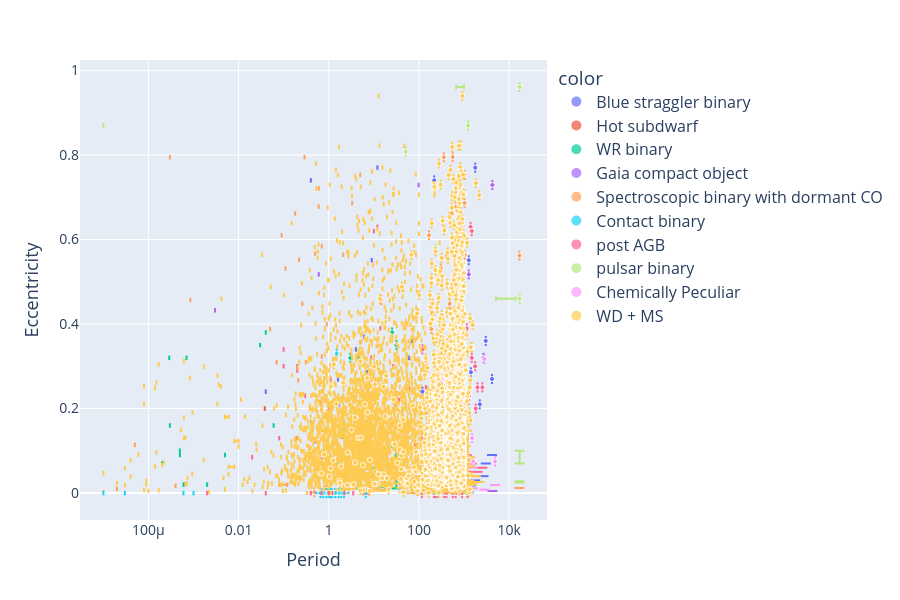

Notebook source saved alongside this figure:
### Code cell
# Plot q vs M1
plotly_vars("Period", "Eccentricity", catalog_data, data=data, logx=True)

### Figure 1 — Plotly figure (JSON) as saved in the notebook; plotly's stock layout.template omitted (floating-point values rounded to 4 significant figures; data arrays with more than 128 entries replaced by an {"elided": "..."} marker saying what was removed)
{"data": [{"customdata": [["Cl* NGC 188 PKM 451", "MS"], ["Cl* NGC 188 PKM 1888", "MS"], ["Cl* NGC 188 PKM 2679", "MS"], ["Cl* NGC 188 PKM 4348", "MS"], ["Cl* NGC 188 PKM 4540", "MS"], ["Cl* NGC 188 PKM 4581", "MS"], ["Cl* NGC 188 PKM 4589", "MS"], ["Cl* NGC 188 PKM 4970", "MS"], ["Cl* NGC 188 PKM 5325", "MS"], ["Cl* NGC 188 PKM 5350", "MS"], ["Cl* NGC 188 PKM 5379", "MS"], ["Cl* NGC 188 PKM 5434", "MS"], ["Cl* NGC 188 PKM 5671", "MS"], ["[NMM2020] WOCS 5011", "MS"], ["[NMM2020] WOCS 10011", "MS"], ["[NMM2020] WOCS 20009", "MS"], ["[NMM2020] WOCS 36011", "MS"]], "error_x": {"array": [-718.0, -2210.0, -1025.0, -1160.0, -2960.0, -545.1, -613.5, -1000.0, -1760.0, -687.0, -120.2, -1268.0, -1416.0, -2650.0, -511.0, -3960.0, -217.2], "arrayminus": [718.0, 2210.0, 1025.0, 1160.0, 2960.0, 545.1, 613.5, 1000.0, 1760.0, 687.0, 120.2, 1268.0, 1416.0, 2650.0, 511.0, 3960.0, 217.2]}, "error_y": {"array": [-0.31, -0.17, -0.02, -0.04, -0.29, -0.254, -0.17, -0.082, -0.74, -0.02, -0.21, -0.533, -0.268, -0.28, -0.3, -0.18, -0.65], "arrayminus": [0.31, 0.17, 0.02, 0.04, 0.29, 0.254, 0.17, 0.082, 0.74, 0.02, 0.21, 0.533, 0.268, 0.28, 0.3, 0.18, 0.65]}, "hovertemplate": "color=Blue straggler binary<br>Period=%{x}<br>Eccentricity=%{y}<br>size=%{marker.size}<br>System Name=%{customdata[0]}<br>Type1=%{customdata[1]}<extra></extra>", "legendgroup": "Blue straggler binary", "marker": {"color": "#636efa", "size": [5, 5, 5, 5, 5, 5, 5, 5, 5, 5, 5, 5, 5, 5, 5, 5, 5], "sizemode": "area", "sizeref": 0.2, "symbol": "circle"}, "mode": "markers", "name": "Blue straggler binary", "showlegend": true, "type": "scattergl", "x": [722.0, 2240.0, 1033.0, 1168.0, 3030.0, 546.7, 615.2, 1003.0, 1772.0, 690.0, 120.2, 1277.0, 1423.0, 2710.0, 517.0, 4190.0, 217.6], "xaxis": "x", "y": [0.34, 0.21, 0.07, 0.09, 0.36, 0.269, 0.21, 0.095, 0.77, 0.07, 0.24, 0.551, 0.286, 0.32, 0.37, 0.27, 0.74], "yaxis": "y"}, {"customdata": [["HD200310", "Be"]], "error_x": {"array": [-147.6], "arrayminus": [147.6]}, "error_y": {"array": [-0.19], "arrayminus": [0.19]}, "hovertemplate": "color=Hot subdwarf<br>Period=%{x}<br>Eccentricity=%{y}<br>size=%{marker.size}<br>System Name=%{customdata[0]}<br>Type1=%{customdata[1]}<extra></extra>", "legendgroup": "Hot subdwarf", "marker": {"color": "#EF553B", "size": [5], "sizemode": "area", "sizeref": 0.2, "symbol": "circle"}, "mode": "markers", "name": "Hot subdwarf", "showlegend": true, "type": "scattergl", "x": [147.6], "xaxis": "x", "y": [0.2], "yaxis": "y"}, {"customdata": [["BAT99 19", "O6 V"], ["BAT99 29", "B1.5 V"], ["BAT99 43", "O9 V"], ["BAT99 49", "O9 V"], ["BAT99 59", "O9 V"], ["BAT99 64", "O9 V"], ["BAT99 71", "O6.5 V"], ["BAT99 77", "O7.5 III"], ["BAT99 92", "O6 V"], ["BAT99 126", "O7 V"], ["SMC AB 3", "O-O9"], ["SMC AB 7", "O-O6 I"], ["SMC AB 8", "O-O4 V"]], "error_x": {"array": [-17.99, -2.201, -2.816, -31.66, -4.712, -37.53, -2.326, -3.003, -4.312, -25.46, -10.05, -19.56, -19.56], "arrayminus": [17.99, 2.201, 2.816, 31.66, 4.712, 37.53, 2.326, 3.003, 4.312, 25.46, 10.05, 19.56, 19.56]}, "error_y": {"array": [-0.006, -0.03, -0.02, -0.339, -0.24, -0.07, -0.01, -0.3, 0.0, -0.32, -0.03, -0.08, -0.08], "arrayminus": [0.006, 0.03, 0.02, 0.24, 0.24, 0.07, 0.01, 0.3, 0.0, 0.32, 0.03, 0.08, 0.08]}, "hovertemplate": "color=WR binary<br>Period=%{x}<br>Eccentricity=%{y}<br>size=%{marker.size}<br>System Name=%{customdata[0]}<br>Type1=%{customdata[1]}<extra></extra>", "legendgroup": "WR binary", "marker": {"color": "#00cc96", "size": [5, 5, 5, 5, 5, 5, 5, 5, 5, 5, 5, 5, 5], "sizemode": "area", "sizeref": 0.2, "symbol": "circle"}, "mode": "markers", "name": "WR binary", "showlegend": true, "type": "scattergl", "x": [17.99, 2.202, 2.816, 31.69, 4.713, 37.59, 2.326, 3.003, 4.312, 25.5, 10.05, 19.56, 19.56], "xaxis": "x", "y": [0.02, 0.16, 0.07, 0.35, 0.32, 0.16, 0.09, 0.32, 0.02, 0.38, 0.09, 0.1, 0.1], "yaxis": "y"}, {"customdata": [["Gaia BH1", "MS"], ["Gaia BH2", "RG"], ["Gaia BH3", "RG"], ["Gaia NS1", "MS"]], "error_x": {"array": [-185.4, -1276.0, -4155.0, -730.4], "arrayminus": [185.4, 1276.0, 4155.0, 730.4]}, "error_y": {"array": [-0.4323, -0.5167, -0.7243, -0.121], "arrayminus": [0.4323, 0.5167, 0.7243, 0.121]}, "hovertemplate": "color=Gaia compact object<br>Period=%{x}<br>Eccentricity=%{y}<br>size=%{marker.size}<br>System Name=%{customdata[0]}<br>Type1=%{customdata[1]}<extra></extra>", "legendgroup": "Gaia compact object", "marker": {"color": "#ab63fa", "size": [5, 5, 5, 5], "sizemode": "area", "sizeref": 0.2, "symbol": "circle"}, "mode": "markers", "name": "Gaia compact object", "showlegend": true, "type": "scattergl", "x": [185.4, 1277.0, 4253.0, 730.9], "xaxis": "x", "y": [0.4323, 0.5176, 0.7291, 0.123], "yaxis": "y"}, {"customdata": [["VFTS 243", "O7V"], ["NGC 3201 #12560", "MS"], ["HD 130298", "O6.5III"], ["G3425", "RG"], ["J0553-1349", "MS"], ["J2057-4742", "MS"], ["J1553-6846", "MS"], ["J2102+3703", "MS"], ["J0742-4749", "MS"], ["J0152-2049", "MS"], ["J0003-5604", "MS"], ["J1733+5808", "MS"], ["J1150-2203", "MS"], ["J1449+6919", "MS"], ["J0217-7541", "MS"], ["J0639-3655", "MS"], ["J1739+4502", "MS"], ["J0036-0932", "MS"], ["J1048+6547", "MS"], ["J2145+2837", "MS"], ["J2244-2236", "MS"], ["J0824+5254", "MS"], ["J0230+5950", "MS"], ["J0634+6256", "MS"], ["PSR B1820-11", "MS/WD?"], ["PSR J1954+2529", "MS/WD?"], ["2MASS J06163552", "MS"], ["56 UMa", "RG"], ["J0606+2132", "MS"], ["G3431", "MS"], ["G8441", "RG"], ["LAMOST J2354", "MS"], ["G4031", "MS"]], "error_x": {"array": [-10.4, -166.9, -14.63, -875.0, -189.0, -230.1, -310.1, -480.8, -497.2, -536.0, -561.5, -570.6, -631.6, -632.4, -635.4, -654.0, -656.8, -718.9, -822.0, -888.8, -937.8, -1023.0, -1024.0, -1044.0, -357.8, -82.72, -0.8666, -16470.0, -2.774, -120.4, -46.69, -0.4799, -137.3], "arrayminus": [10.4, 166.9, 14.63, 875.0, 189.0, 230.1, 310.1, 480.8, 497.2, 536.0, 561.5, 570.6, 631.6, 632.4, 635.4, 654.0, 656.8, 718.9, 822.0, 888.8, 937.8, 1023.0, 1024.0, 1044.0, 357.8, 82.72, 0.8666, 16510.0, 2.774, 120.4, 46.73, 0.4799, 137.4]}, "error_y": {"array": [-0.005, -0.59, -0.45, -0.04, -0.3872, -0.3069, -0.5293, -0.439, -0.164, -0.6605, -0.79, -0.3083, -0.548, -0.2658, -0.3195, -0.708, -0.6759, -0.3972, -0.348, -0.5805, -0.5655, -0.674, -0.742, -0.553, -0.7946, -0.114, 0.0, -0.55, 0.0, -0.1, 0.01, 0.0, -0.194], "arrayminus": [0.005, 0.59, 0.45, 0.04, 0.3872, 0.3069, 0.5293, 0.439, 0.164, 0.6605, 0.79, 0.3083, 0.548, 0.2658, 0.3195, 0.708, 0.6759, 0.3972, 0.348, 0.5805, 0.5655, 0.674, 0.742, 0.553, 0.7946, 0.114, 0.002, 0.55, 0.0, 0.11, 0.0, 0.0, 0.194]}, "hovertemplate": "color=Spectroscopic binary with dormant CO<br>Period=%{x}<br>Eccentricity=%{y}<br>size=%{marker.size}<br>System Name=%{customdata[0]}<br>Type1=%{customdata[1]}<extra></extra>", "legendgroup": "Spectroscopic binary with dormant CO", "marker": {"color": "#FFA15A", "size": [5, 5, 5, 5, 5, 5, 5, 5, 5, 5, 5, 5, 5, 5, 5, 5, 5, 5, 5, 5, 5, 5, 5, 5, 5, 5, 5, 5, 5, 5, 5, 5, 5], "sizemode": "area", "sizeref": 0.2, "symbol": "circle"}, "mode": "markers", "name": "Spectroscopic binary with dormant CO", "showlegend": true, "type": "scattergl", "x": [10.4, 167.0, 14.63, 877.0, 189.1, 230.2, 310.2, 481.0, 497.6, 536.1, 561.8, 570.9, 631.8, 632.6, 636.1, 654.6, 657.4, 719.8, 827.0, 889.5, 938.3, 1027.0, 1029.0, 1046.0, 357.8, 82.72, 0.8666, 16910.0, 2.774, 120.6, 46.81, 0.4799, 138.0], "xaxis": "x", "y": [0.017, 0.61, 0.457, 0.05, 0.3879, 0.3095, 0.5314, 0.448, 0.168, 0.6615, 0.795, 0.3093, 0.552, 0.2668, 0.3228, 0.721, 0.6777, 0.3993, 0.357, 0.584, 0.5666, 0.686, 0.753, 0.564, 0.7946, 0.114, 0.007, 0.562, 0.01, 0.13, 0.02, 0.002, 0.215], "yaxis": "y"}, {"customdata": [["LSS 3074", "O6-7:(f):, Contact"], ["MY Cam", "O4.5-6V, Contact"], ["TU Mus", "O7V, Contact"], ["V382 Cyg", "O6.5V((f)), Contact"], ["VFTS 352", "O4.5 V(n)((fc))z, Contact"], ["CT Tau", "B1V, Contact"], ["GU Mon", "B1V, Contact"], ["SV Cen", "B, Contact?"], ["V606 Cen", "B0.5V, Contact"], ["V701 Sco", "B1-1.5V, Contact"], ["V745 Cas", "B0V, Contact"], ["VFTS 066", "B0V, Contact"], ["RZ Pyx", "B5V, Contact"], ["V729 Cyg", "O6.5-7 Ia, Contact"], ["HD 64315B", "O9V, Contact"]], "error_x": {"array": [-2.185, -1.175, -1.387, -1.886, -1.124, -0.6668, -0.8966, -1.657, -1.495, -0.7619, -1.411, -1.141, -0.6562, -6.598, -1.019], "arrayminus": [2.185, 1.175, 1.387, 1.886, 1.124, 0.6668, 0.8966, 1.657, 1.495, 0.7619, 1.411, 1.141, 0.6562, 6.598, 1.019]}, "error_y": {"array": [0.0, 0.0, 0.0, 0.0, 0.0, 0.0, 0.0, 0.0, -0.26, 0.0, 0.0, 0.0, 0.0, 0.0, 0.0], "arrayminus": [0.0, 0.0, 0.0, 0.0, 0.0, 0.0, 0.0, 0.0, 0.26, 0.0, 0.0, 0.0, 0.0, 0.0, 0.0]}, "hovertemplate": "color=Contact binary<br>Period=%{x}<br>Eccentricity=%{y}<br>size=%{marker.size}<br>System Name=%{customdata[0]}<br>Type1=%{customdata[1]}<extra></extra>", "legendgroup": "Contact binary", "marker": {"color": "#19d3f3", "size": [5, 5, 5, 5, 5, 5, 5, 5, 5, 5, 5, 5, 5, 5, 5], "sizemode": "area", "sizeref": 0.2, "symbol": "circle"}, "mode": "markers", "name": "Contact binary", "showlegend": true, "type": "scattergl", "x": [2.185, 1.175, 1.387, 1.886, 1.124, 0.6668, 0.8966, 1.658, 1.495, 0.7619, 1.411, 1.141, 0.6563, 6.598, 1.019], "xaxis": "x", "y": [0.0, 0.0, 0.0, 0.0, 0.0, 0.0, 0.0, 0.0, 0.33, 0.0, 0.0, 0.0, 0.0, 0.0, 0.0], "yaxis": "y"}, {"customdata": [["89 Her", "MS?"], ["AC Her", "MS?"], ["BD+39 4926", "MS?"], ["BD+46 442", "MS?"], ["DY Ori", "MS?"], ["EP Lyr", "MS?"], ["HD 44179", "MS?"], ["HD 46703", "MS?"], ["HD 52961", "MS?"], ["HD 95767", "MS?"], ["HD 108015", "MS?"], ["HD 131356", "MS?"], ["HD 158616", "MS?"], ["HD 213985", "MS?"], ["HP Lyr", "MS?"], ["HR 4049", "MS?"], ["IRAS 05208-2035", "MS?"], ["IRAS 06165+3158", "MS?"], ["IRAS 06452-3456", "MS?"], ["IRAS 08544-4431", "MS?"], ["IRAS 09144-4933", "MS?"], ["IRAS 15469-5311", "MS?"], ["IRAS 16230-3410", "MS?"], ["IRAS 17038-4815", "MS?"], ["IRAS 19125+0343", "MS?"], ["IRAS 19135+3937", "MS?"], ["IRAS 19157-0247", "MS?"], ["RU Cen", "MS?"], ["SAO 173329", "MS?"], ["ST Pup", "MS?"], ["SX Cen", "MS?"], ["TW Cam", "MS?"], ["U Mon", "MS?"]], "error_x": {"array": [-288.9, -1188.0, -871.3, -140.8, -1212.0, -1137.0, -316.5, -597.2, -1288.0, -1928.0, -900.4, -1479.0, -362.3, -258.9, -1738.0, -430.5, -234.3, -261.9, -215.0, -500.1, -1735.0, -389.5, -646.3, -1382.0, -519.0, -126.9, -119.5, -1479.0, -115.9, -403.8, -556.7, -656.9, -2407.0], "arrayminus": [288.9, 1188.0, 871.3, 140.8, 1212.0, 1137.0, 316.5, 597.2, 1288.0, 1928.0, 900.4, 1479.0, 362.3, 258.9, 1738.0, 430.5, 234.3, 261.9, 215.0, 500.1, 1735.0, 389.5, 646.3, 1382.0, 519.0, 126.9, 119.5, 1479.0, 115.9, 403.8, 556.7, 656.9, 2407.0]}, "error_y": {"array": [-0.22, 0.05, -0.018, -0.08, -0.14, -0.3, -0.24, -0.28, -0.22, -0.2, 0.03, -0.28, 0.1, -0.16, -0.16, -0.29, 0.02, 0.05, 0.03, -0.18, -0.26, -0.06, 0.13, -0.57, -0.21, -0.1, -0.3, -0.55, 0.04, 0.04, 0.06, -0.21, -0.19], "arrayminus": [0.22, 0.0, 0.018, 0.08, 0.14, 0.3, 0.24, 0.28, 0.22, 0.2, 0.0, 0.28, 0.0, 0.16, 0.16, 0.29, 0.0, 0.0, 0.0, 0.18, 0.26, 0.06, 0.0, 0.57, 0.21, 0.1, 0.3, 0.55, 0.0, 0.0, 0.0, 0.21, 0.19]}, "hovertemplate": "color=post AGB<br>Period=%{x}<br>Eccentricity=%{y}<br>size=%{marker.size}<br>System Name=%{customdata[0]}<br>Type1=%{customdata[1]}<extra></extra>", "legendgroup": "post AGB", "marker": {"color": "#FF6692", "size": [5, 5, 5, 5, 5, 5, 5, 5, 5, 5, 5, 5, 5, 5, 5, 5, 5, 5, 5, 5, 5, 5, 5, 5, 5, 5, 5, 5, 5, 5, 5, 5, 5], "sizemode": "area", "sizeref": 0.2, "symbol": "circle"}, "mode": "markers", "name": "post AGB", "showlegend": true, "type": "scattergl", "x": [289.1, 1189.0, 871.7, 140.8, 1248.0, 1151.0, 317.6, 597.4, 1289.0, 1989.0, 906.3, 1488.0, 363.3, 259.6, 1818.0, 430.6, 234.4, 262.6, 215.4, 501.1, 1762.0, 390.2, 649.8, 1394.0, 519.7, 127.0, 119.6, 1489.0, 116.0, 406.0, 564.3, 662.2, 2550.0], "xaxis": "x", "y": [0.29, 0.0, 0.024, 0.085, 0.22, 0.39, 0.27, 0.3, 0.23, 0.25, 0.0, 0.32, 0.0, 0.21, 0.2, 0.3, 0.0, 0.0, 0.0, 0.2, 0.3, 0.08, 0.0, 0.63, 0.24, 0.13, 0.34, 0.62, 0.0, 0.0, 0.0, 0.25, 0.25], "yaxis": "y"}, {"customdata": [["PSR J0045-7319", "BIV"], ["PSR B1259-63", "Be"], ["PSR J1638-4725", "B"], ["PSR J2032+4127", "Be"], ["PSR J2108+4516", "O/Be"], ["PSR J0210+5845", "B6V"]], "error_x": {"array": [-51.17, -1237.0, -231.0, -16330.0, -269.4, -2567.0], "arrayminus": [51.17, 1237.0, 231.0, 16000.0, 269.4, 12060.0]}, "error_y": {"array": [-0.8079, -0.8699, -0.5789, -0.933, -0.08742, -0.36], "arrayminus": [0.8079, 0.8699, 0.5789, 0.936, 0.08742, 0.39]}, "hovertemplate": "color=pulsar binary<br>Period=%{x}<br>Eccentricity=%{y}<br>size=%{marker.size}<br>System Name=%{customdata[0]}<br>Type1=%{customdata[1]}<extra></extra>", "legendgroup": "pulsar binary", "marker": {"color": "#B6E880", "size": [5, 5, 5, 5, 5, 5], "sizemode": "area", "sizeref": 0.2, "symbol": "circle"}, "mode": "markers", "name": "pulsar binary", "showlegend": true, "type": "scattergl", "x": [51.17, 1237.0, 231.0, 17000.0, 269.4, 17180.0], "xaxis": "x", "y": [0.8079, 0.8699, 0.5789, 0.961, 0.08742, 0.46], "yaxis": "y"}, {"customdata": [["BD-10d4311", "sgCH"], ["BD-18d255", "dBa"], ["BD+18d5215", "dBa"], ["HD98991", "dBa"]], "error_x": {"array": [-4845.0, -1579.0, -1505.0, -2737.0], "arrayminus": [4845.0, 1579.0, 1505.0, 2737.0]}, "error_y": {"array": [-0.056, -0.064, -0.07, -0.309], "arrayminus": [0.056, 0.064, 0.07, 0.309]}, "hovertemplate": "color=Chemically Peculiar<br>Period=%{x}<br>Eccentricity=%{y}<br>size=%{marker.size}<br>System Name=%{customdata[0]}<br>Type1=%{customdata[1]}<extra></extra>", "legendgroup": "Chemically Peculiar", "marker": {"color": "#FF97FF", "size": [5, 5, 5, 5], "sizemode": "area", "sizeref": 0.2, "symbol": "circle"}, "mode": "markers", "name": "Chemically Peculiar", "showlegend": true, "type": "scattergl", "x": [4865.0, 1585.0, 1516.0, 2836.0], "xaxis": "x", "y": [0.075, 0.075, 0.13, 0.317], "yaxis": "y"}, {"customdata": {"elided": "3374x2 str values"}, "error_x": {"array": {"elided": "3374 float values"}, "arrayminus": {"elided": "3374 float values"}}, "error_y": {"array": {"elided": "3374 float values"}, "arrayminus": {"elided": "3374 float values"}}, "hovertemplate": "color=WD + MS<br>Period=%{x}<br>Eccentricity=%{y}<br>size=%{marker.size}<br>System Name=%{customdata[0]}<br>Type1=%{customdata[1]}<extra></extra>", "legendgroup": "WD + MS", "marker": {"color": "#FECB52", "size": {"elided": "3374 int values"}, "sizemode": "area", "sizeref": 0.2, "symbol": "circle"}, "mode": "markers", "name": "WD + MS", "showlegend": true, "type": "scattergl", "x": {"elided": "3374 float values"}, "xaxis": "x", "y": {"elided": "3374 float values"}, "yaxis": "y"}], "layout": {"height": 600, "legend": {"font": {"size": 16}, "itemsizing": "constant", "title": {"text": "color"}, "tracegroupgap": 0}, "margin": {"t": 60}, "width": 900, "xaxis": {"anchor": "y", "domain": [0, 1], "tickfont": {"size": 14}, "title": {"font": {"size": 18}, "text": "Period"}, "type": "log"}, "yaxis": {"anchor": "x", "domain": [0, 1], "tickfont": {"size": 14}, "title": {"font": {"size": 18}, "text": "Eccentricity"}}}}
